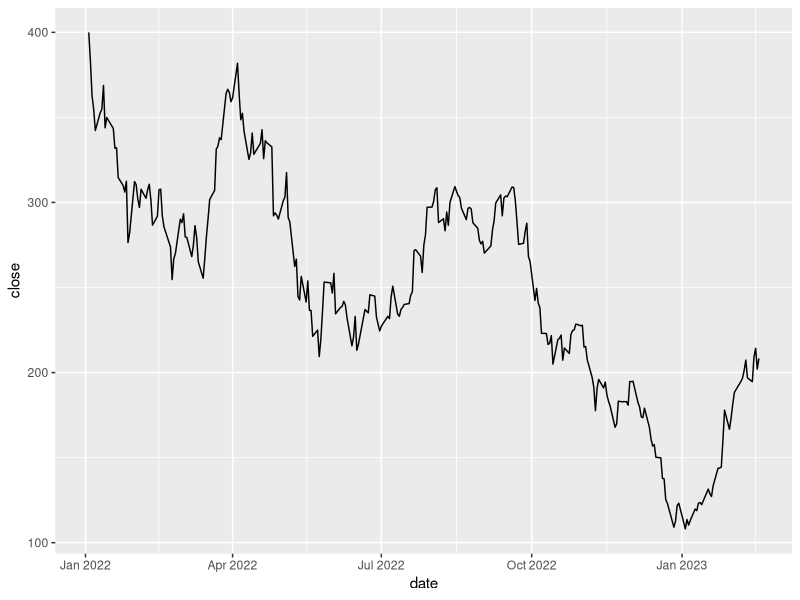
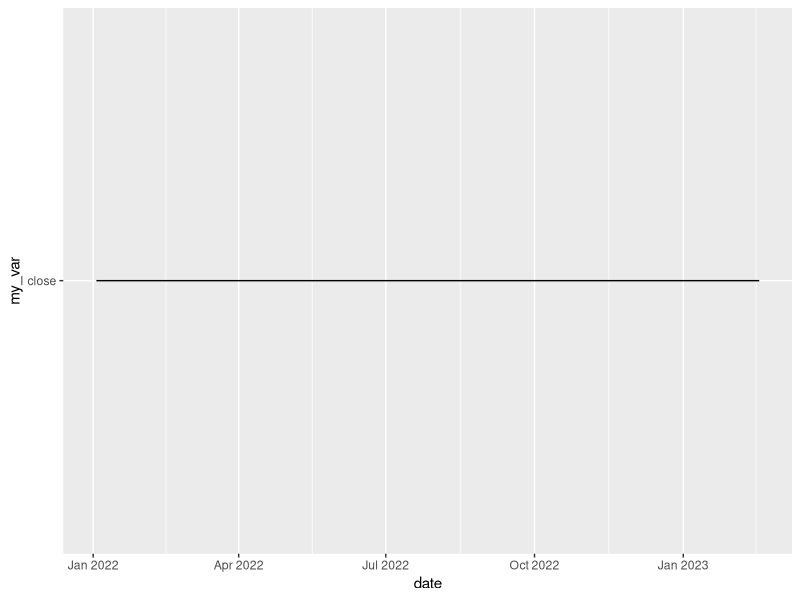
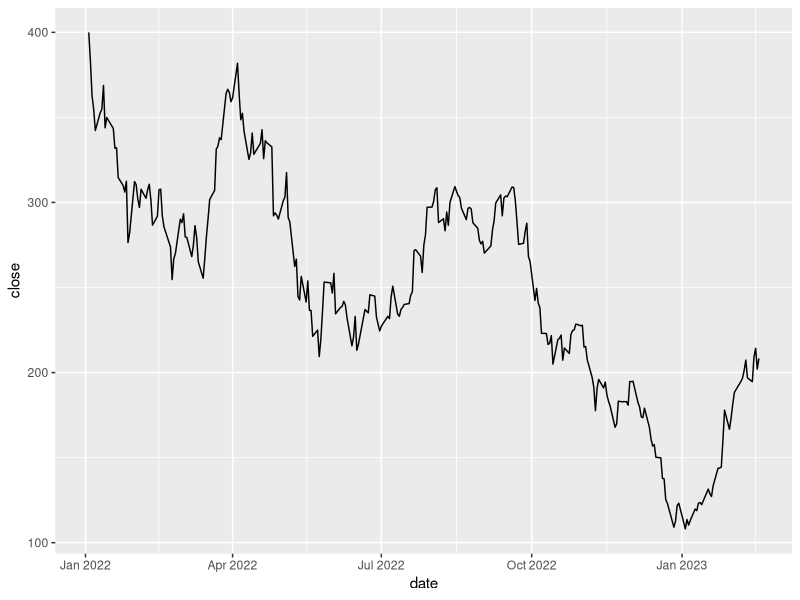
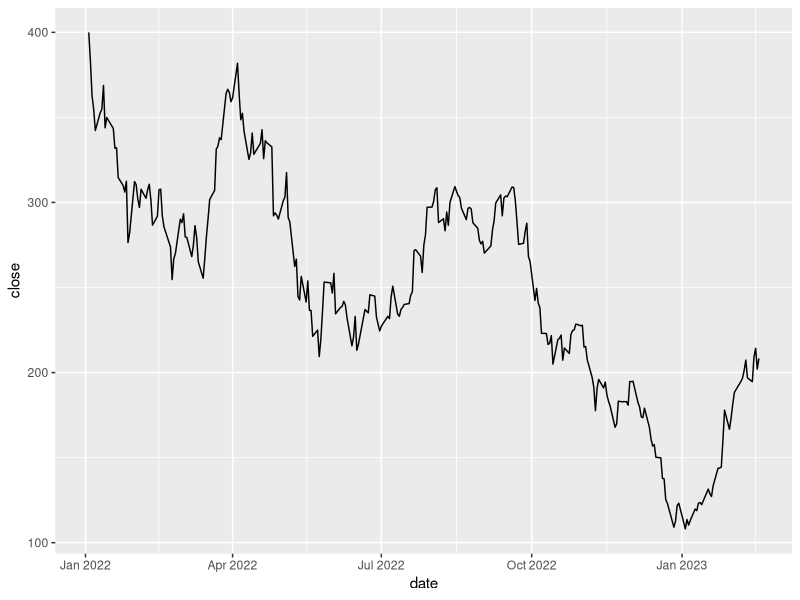
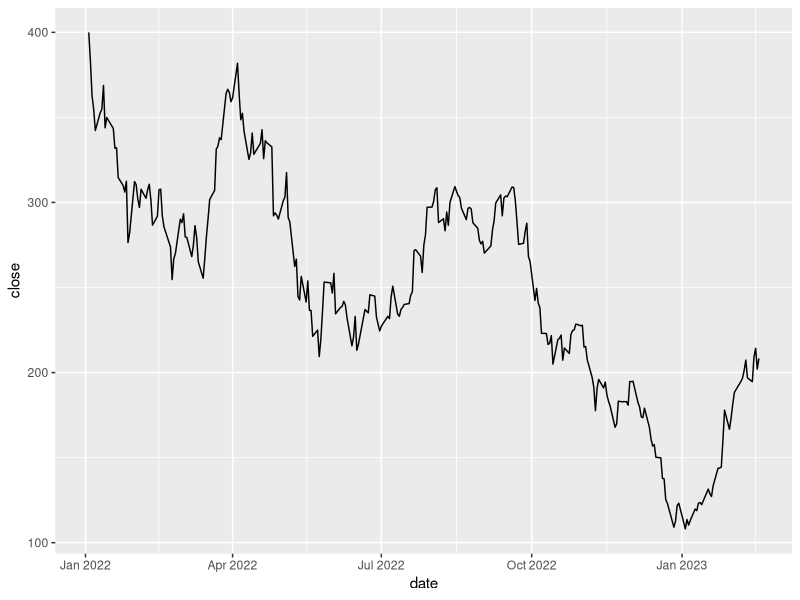

These charts were generated, in order, by the following R code:
## ---- chunk 1
nchar("Programming with ggplot - Reference columns from variables") # max 60-70
nchar("How to write clean and modular code with the curly-curly operator. Easily plotting columns dynamically from string variables by using tidy evaluation.") # at least 120 to 160
## ---- chunk 2
knitr::opts_chunk$set(echo = TRUE, warning = FALSE)
## ---- chunk 3
library(dplyr)
library(readr)
library(ggplot2)

tsla <- read_csv("tsla.csv")
## ---- chunk 4
# Create a function that takes as arguments a data frame and two column names and returns a filtered data frame
my_filter <- function(df, var1, var2){
  result <- df %>%
    filter({{var1}} > {{var2}})
  return(result)
}
## ---- chunk 5
# Create a function that calculate the grouped mean of a variable, passing both as argument
calculate_mean_by_group_var <- function(df, group_var, target_var){
  result <- df %>%
    group_by({{group_var}}) %>% 
    summarise(mean = mean({{target_var}}))
  return(result)
}
## ---- chunk 6
# Daily prices from TSLA stock:
head(tsla)
## ---- chunk 7
my_plot <- function(df, var){
  df %>%
    ggplot(aes(x=date)) +
    geom_line(aes(y={{var}})) 
}

my_plot(tsla, close)
## ---- chunk 8
my_var <- "close"
my_plot(tsla, my_var)
## ---- chunk 9
my_deprecated_plot <- function(df, var){
  df %>%
    ggplot(aes(x=date)) +
    geom_line(aes_string(y=my_var)) 
}

my_var <- "close"
my_deprecated_plot(tsla, my_var)
## ---- chunk 10
my_plot2 <- function(df, var){
  df %>%
    ggplot(aes(x=date)) +
    geom_line(aes(y=.data[[var]]))
}
my_var <- "close"
my_plot2(tsla, my_var)
## ---- chunk 11
my_plot3 <- function(df, var){
  df %>%
    ggplot(aes(x=date)) +
    geom_line(aes(y=!!ensym(var)))
}
my_plot3(tsla, "close")
